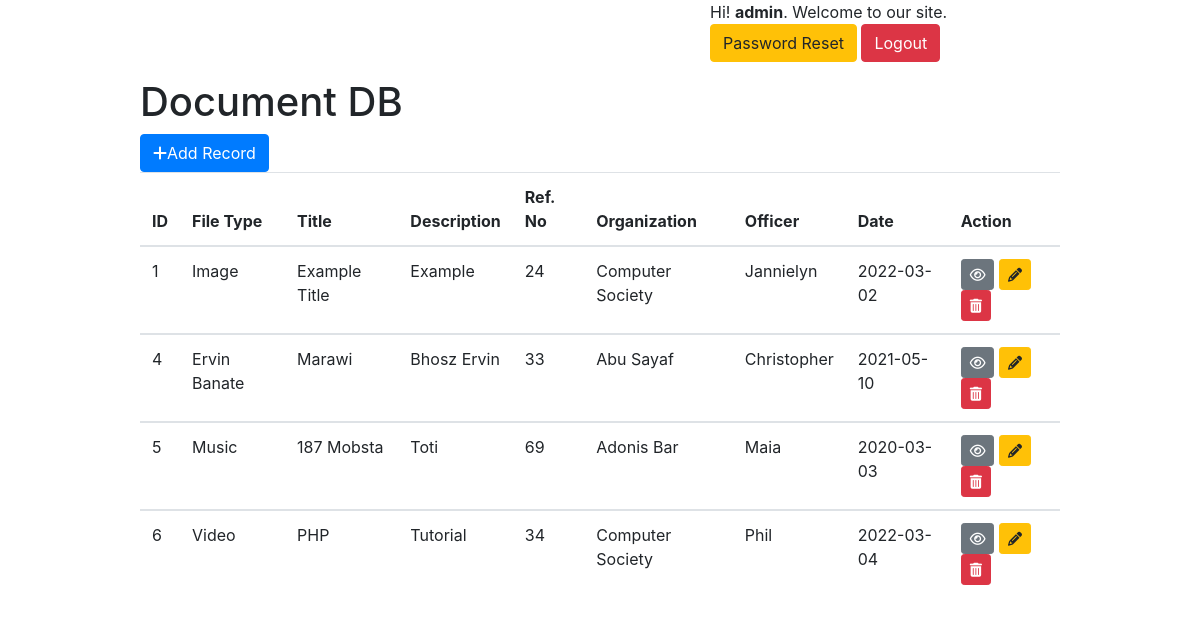
/index.php (signed in), run on the app's committed database.
### tables this page shows
CREATE TABLE `students` (
  `id` bigint(20) NOT NULL,
  `file_type` varchar(100) NOT NULL,
  `title` text NOT NULL,
  `description` varchar(20) NOT NULL,
  `ref_no` int(11) NOT NULL,
  `org` varchar(30) NOT NULL,
  `officer` varchar(30) NOT NULL,
  `date` date DEFAULT NULL
);

### index.php (the view, shortened to what this page needs)
<?php
  include("config.php");
?>
<!doctype html>
<html lang="en">
  <head>
    <link href="css/bootstrap.min.css" rel="stylesheet">
    <link href="fontawesome/css/all.css" rel="stylesheet">
  </head>
  <body>
    <div class="container">
      <div class ="row">
        <div class="col-md-5 offset-md-7 pull-right">
          <p>
          Hi! <b><?= htmlspecialchars($_SESSION['username'])?></b>. Welcome to our site.<br>
          <a href="resetpass.php" class="btn btn-warning">Password Reset</a>
          <a href="logout.php" class="btn btn-danger">Logout</a>
          </p>
        </div>
      </div>
      <div class="row">
        <div class="col-md-10 offset-md-1">
            <h1>Document DB</h1>
            <a href="add.php" class="btn btn-primary float-end">
              <i class="fas fa-plus"></i>Add Record
            </a>
            <?php $qry = "SELECT * FROM students"; ?>
            <?php if($result = mysqli_query($link, $qry)): ?>
            <?php if(mysqli_num_rows($result) > 0): ?>
            <table class="table">
              <thead>
                <tr>
                  <th scope="col">ID</th>
                  <th scope="col">File Type</th>
                  <th scope="col">Title</th>
                  <th scope="col">Description</th>
                  <th scope="col">Ref. No</th>
                  <th scope="col">Organization</th>
                  <th scope="col">Officer</th>
                  <th scope="col">Date</th>
                  <th scope="col">Action</th>
                </tr>
              </thead>
              <tbody>
                <?php while($rows = mysqli_fetch_array($result)): ?>
                <tr>
                  <td scope="row"><?= $rows["id"] ?></td>
                  <td><?= $rows["file_type"] ?></td>
                  <td><?= $rows["title"] ?></td>
                  <td><?= $rows["description"] ?></td>
                  <td><?= $rows["ref_no"] ?></td>
                  <td><?= $rows["org"] ?></td>
                  <td><?= $rows["officer"] ?></td>
                  <td><?= $rows["date"] ?></td>
                  <td>
                    <a class ="btn btn-secondary btn-sm" href="show.php?id=<?= $rows['id'] ?>"><i class="far fa-eye"></i></a>
                    <a class ="btn btn-warning btn-sm" href="update.php?id=<?= $rows['id'] ?>"><i class="fas fa-pencil-alt"></i></a>
                    <a class ="btn btn-danger btn-sm" href="delete.php?id=<?= $rows['id'] ?>"><i class="fas fa-trash-alt"></i></a>
                </tr>
              </tbody>
              <?php endwhile; ?>
            </table>
            <?php else: ?>
            <br><br>
            <div class = "alert alert-danger"><em>No Records found</em></div>
            <?php endif; ?>
            <?php else: ?>
            <br><br>
            <div class = "alert alert-danger"><em>Something went wrong. Query related error</em></div>
            <?php endif; ?>
        </div>
      </div>
    </div>
  </body>
</html>

### data on the page
students: id "1", file_type "Image", title "Example Title", description "Example", ref_no "24", org "Computer Society", officer "Jannielyn", date "2022-03-02"
students: id "4", file_type "Ervin Banate", title "Marawi", description "Bhosz Ervin", ref_no "33", org "Abu Sayaf", officer "Christopher", date "2021-05-10"
students: id "5", file_type "Music", title "187 Mobsta", description "Toti", ref_no "69", org "Adonis Bar", officer "Maia", date "2020-03-03"
students: id "6", file_type "Video", title "PHP", description "Tutorial", ref_no "34", org "Computer Society", officer "Phil", date "2022-03-04"

### other printed values
$_SESSION['username'] "admin"
